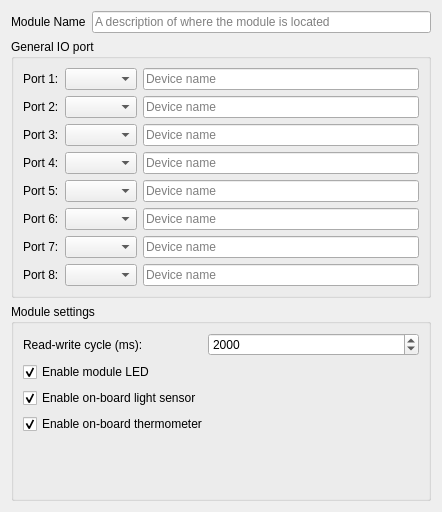
<?xml version="1.0" encoding="UTF-8"?>
<ui version="4.0">
 <class>moduleConfigurator</class>
 <widget class="QWidget" name="moduleConfigurator">
  <property name="geometry">
   <rect>
    <x>0</x>
    <y>0</y>
    <width>442</width>
    <height>512</height>
   </rect>
  </property>
  <property name="windowTitle">
   <string>Dialog</string>
  </property>
  <layout class="QGridLayout" name="gridLayout">
   <item row="0" column="0">
    <layout class="QHBoxLayout" name="horizontalLayout">
     <item>
      <widget class="QLabel" name="label">
       <property name="text">
        <string>Module Name</string>
       </property>
      </widget>
     </item>
     <item>
      <widget class="QLineEdit" name="leBoardName">
       <property name="placeholderText">
        <string>A description of where the module is located</string>
       </property>
      </widget>
     </item>
    </layout>
   </item>
   <item row="1" column="0">
    <widget class="QGroupBox" name="groupBox">
     <property name="title">
      <string>General IO port</string>
     </property>
     <layout class="QFormLayout" name="formLayout">
      <item row="0" column="0">
       <widget class="QLabel" name="label_2">
        <property name="text">
         <string>Port 1:</string>
        </property>
       </widget>
      </item>
      <item row="0" column="1">
       <layout class="QHBoxLayout" name="horizontalLayout_2">
        <item>
         <widget class="QComboBox" name="cbPort1"/>
        </item>
        <item>
         <widget class="QLineEdit" name="portName1">
          <property name="placeholderText">
           <string>Device name</string>
          </property>
         </widget>
        </item>
       </layout>
      </item>
      <item row="1" column="0">
       <widget class="QLabel" name="label_3">
        <property name="text">
         <string>Port 2:</string>
        </property>
       </widget>
      </item>
      <item row="1" column="1">
       <layout class="QHBoxLayout" name="horizontalLayout_3">
        <item>
         <widget class="QComboBox" name="cbPort2"/>
        </item>
        <item>
         <widget class="QLineEdit" name="portName2">
          <property name="placeholderText">
           <string>Device name</string>
          </property>
         </widget>
        </item>
       </layout>
      </item>
      <item row="2" column="0">
       <widget class="QLabel" name="label_4">
        <property name="text">
         <string>Port 3:</string>
        </property>
       </widget>
      </item>
      <item row="2" column="1">
       <layout class="QHBoxLayout" name="horizontalLayout_4">
        <item>
         <widget class="QComboBox" name="cbPort3"/>
        </item>
        <item>
         <widget class="QLineEdit" name="portName3">
          <property name="placeholderText">
           <string>Device name</string>
          </property>
         </widget>
        </item>
       </layout>
      </item>
      <item row="3" column="0">
       <widget class="QLabel" name="label_5">
        <property name="text">
         <string>Port 4:</string>
        </property>
       </widget>
      </item>
      <item row="3" column="1">
       <layout class="QHBoxLayout" name="horizontalLayout_5">
        <item>
         <widget class="QComboBox" name="cbPort7"/>
        </item>
        <item>
         <widget class="QLineEdit" name="portName4">
          <property name="placeholderText">
           <string>Device name</string>
          </property>
         </widget>
        </item>
       </layout>
      </item>
      <item row="4" column="0">
       <widget class="QLabel" name="label_6">
        <property name="text">
         <string>Port 5:</string>
        </property>
       </widget>
      </item>
      <item row="4" column="1">
       <layout class="QHBoxLayout" name="horizontalLayout_6">
        <item>
         <widget class="QComboBox" name="cbPort5"/>
        </item>
        <item>
         <widget class="QLineEdit" name="portName5">
          <property name="placeholderText">
           <string>Device name</string>
          </property>
         </widget>
        </item>
       </layout>
      </item>
      <item row="5" column="0">
       <widget class="QLabel" name="label_7">
        <property name="text">
         <string>Port 6:</string>
        </property>
       </widget>
      </item>
      <item row="5" column="1">
       <layout class="QHBoxLayout" name="horizontalLayout_7">
        <item>
         <widget class="QComboBox" name="cbPort4"/>
        </item>
        <item>
         <widget class="QLineEdit" name="portName6">
          <property name="placeholderText">
           <string>Device name</string>
          </property>
         </widget>
        </item>
       </layout>
      </item>
      <item row="6" column="0">
       <widget class="QLabel" name="label_8">
        <property name="text">
         <string>Port 7:</string>
        </property>
       </widget>
      </item>
      <item row="6" column="1">
       <layout class="QHBoxLayout" name="horizontalLayout_8">
        <item>
         <widget class="QComboBox" name="cbPort6"/>
        </item>
        <item>
         <widget class="QLineEdit" name="portName7">
          <property name="placeholderText">
           <string>Device name</string>
          </property>
         </widget>
        </item>
       </layout>
      </item>
      <item row="7" column="0">
       <widget class="QLabel" name="label_9">
        <property name="text">
         <string>Port 8:</string>
        </property>
       </widget>
      </item>
      <item row="7" column="1">
       <layout class="QHBoxLayout" name="horizontalLayout_9">
        <item>
         <widget class="QComboBox" name="cbPort8"/>
        </item>
        <item>
         <widget class="QLineEdit" name="portName8">
          <property name="placeholderText">
           <string>Device name</string>
          </property>
         </widget>
        </item>
       </layout>
      </item>
     </layout>
    </widget>
   </item>
   <item row="2" column="0">
    <widget class="QGroupBox" name="groupBox_2">
     <property name="title">
      <string>Module settings</string>
     </property>
     <layout class="QFormLayout" name="formLayout_2">
      <item row="0" column="0">
       <widget class="QLabel" name="label_18">
        <property name="sizePolicy">
         <sizepolicy hsizetype="MinimumExpanding" vsizetype="Preferred">
          <horstretch>0</horstretch>
          <verstretch>0</verstretch>
         </sizepolicy>
        </property>
        <property name="text">
         <string>Read-write cycle (ms): </string>
        </property>
       </widget>
      </item>
      <item row="0" column="1">
       <widget class="QSpinBox" name="readWriteCycle">
        <property name="minimum">
         <number>500</number>
        </property>
        <property name="maximum">
         <number>30000</number>
        </property>
        <property name="value">
         <number>2000</number>
        </property>
       </widget>
      </item>
      <item row="1" column="0" colspan="2">
       <widget class="QCheckBox" name="enableLED">
        <property name="text">
         <string>Enable module LED</string>
        </property>
        <property name="checked">
         <bool>true</bool>
        </property>
       </widget>
      </item>
      <item row="3" column="0" colspan="2">
       <widget class="QCheckBox" name="enableThermometer">
        <property name="text">
         <string>Enable on-board thermometer</string>
        </property>
        <property name="checked">
         <bool>true</bool>
        </property>
       </widget>
      </item>
      <item row="5" column="0">
       <widget class="QLabel" name="label_19">
        <property name="text">
         <string/>
        </property>
       </widget>
      </item>
      <item row="2" column="0">
       <widget class="QCheckBox" name="enableLightSensor">
        <property name="text">
         <string>Enable on-board light sensor</string>
        </property>
        <property name="checked">
         <bool>true</bool>
        </property>
       </widget>
      </item>
     </layout>
    </widget>
   </item>
  </layout>
 </widget>
 <resources/>
 <connections/>
</ui>
